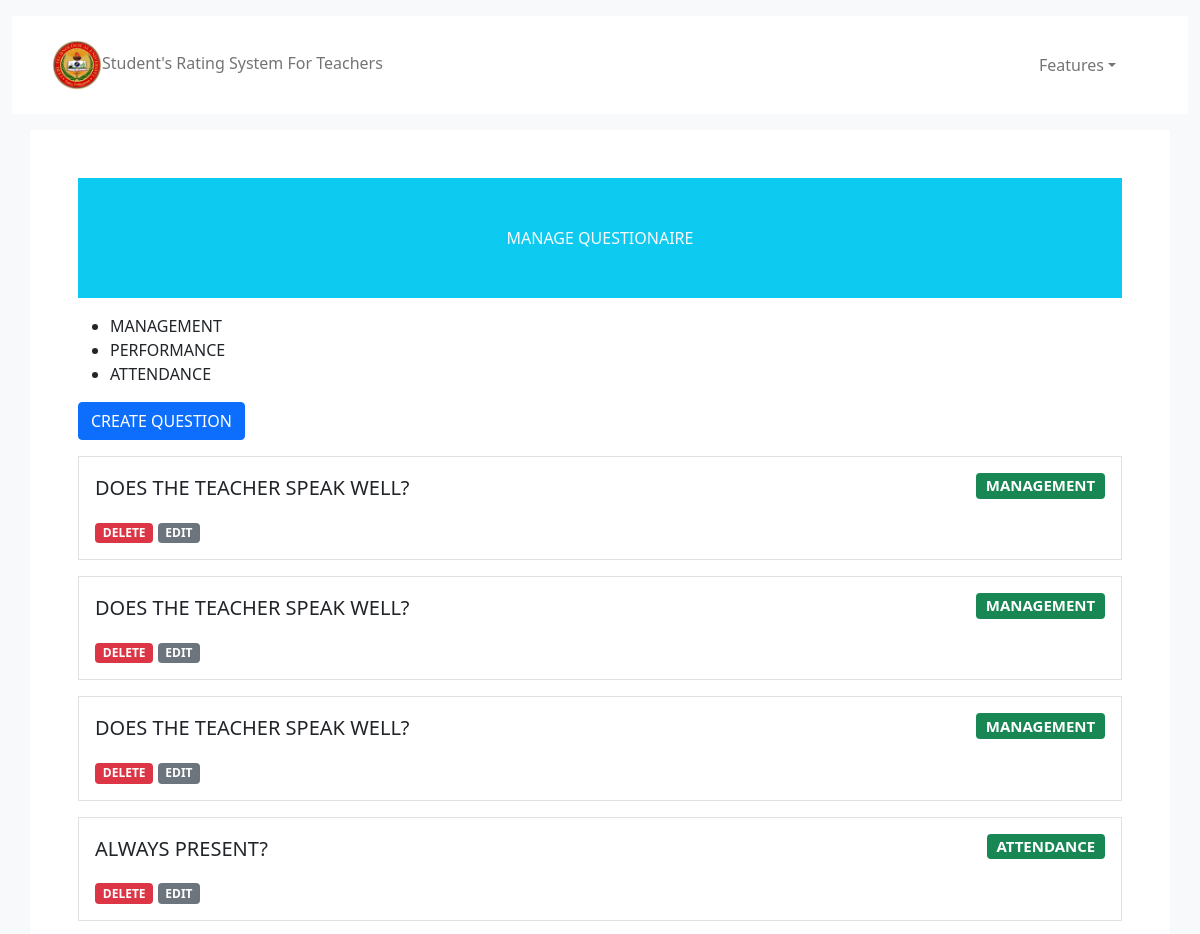
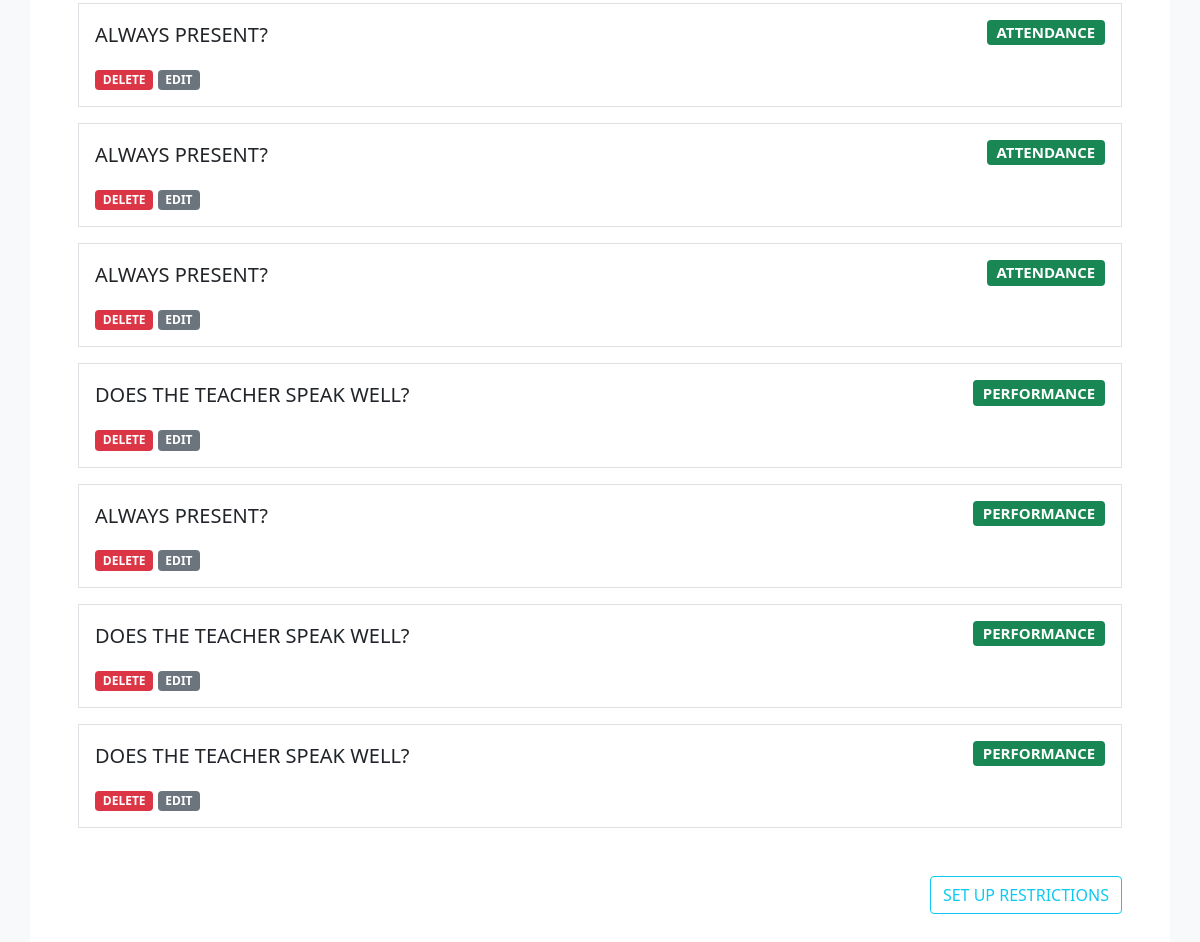
Page /views/manage-questionaire.php?id=1 (signed in) on the committed database (2 pictures, top to bottom).
### tables this page shows
CREATE TABLE `criteria` (
  `id` int(11) NOT NULL,
  `eval_id` varchar(255) NOT NULL,
  `criteria_name` varchar(255) NOT NULL
);

CREATE TABLE `questionaires` (
  `quest_id` int(11) NOT NULL,
  `question` varchar(255) NOT NULL,
  `criteria` varchar(255) NOT NULL,
  `eval_id` int(255) NOT NULL
);

### controller/functions.php (called while the page is built, shortened)
<?php
function get_criteria($id){
    $conn = connect_db();
    $sql ="SELECT * FROM criteria WHERE eval_id = '$id'";
    $result = $conn->query($sql);
    if ($result->num_rows > 0) {
        $rows = array();
        while ($row = $result->fetch_assoc()) {
            $rows[] = $row;
        }
        return $rows;
    }else{
        return FALSE;
    }
}
function get_questions($eval_id){
    $conn = connect_db();
    $sql ="SELECT * FROM questionaires WHERE eval_id = '$eval_id'";
    $result = $conn->query($sql);
    if ($result->num_rows > 0) {
        $rows = array();
        while ($row = $result->fetch_assoc()) {
            $rows[] = $row;
        }
        return $rows;
    }else{
        return FALSE;
    }
}
?>

### views/manage-questionaire.php (the view, shortened to what this page needs)
<?php include 'html/header.html';
include '../controller/functions.php';
$eval_id = $_GET['id'];
?>
<div class="container-fluid my-3">
    <?php include 'admin-navbar.php'; ?>
</div>
<div class="container justify-content-center bg-white p-5">
    <div class="header p-5 text-center bg-info text-light">
        MANAGE QUESTIONAIRE
    </div>
    <ul class="mt-3">
        <?php foreach (get_criteria($eval_id) as $row) : ?>
            <li class="text-uppercase"><?php echo $row['criteria_name'] ?></li>
        <?php endforeach; ?>
    </ul>
    <button type="button" class="btn btn-primary" data-bs-toggle="modal" data-bs-target="#modelId">
        CREATE QUESTION
    </button>
    <?php if (get_questions($eval_id) == FALSE) { ?>
        <div class="alert alert-info mt-5">NO QUESTIONS ADDED YET</div>
    <?php } else { ?>
        <?php foreach (get_questions($eval_id) as $row) : ?>
            <div class="border mt-3 p-3">
                <p class="lead"><?php echo $row['question'] ?><span class="badge bg-success float-end"><?php echo $row['criteria'] ?></span></p>
                <a href="../controller/delete.php?ques_id=<?php echo $row['quest_id'] ?>" class="badge bg-danger text-decoration-none">DELETE</a>
                <a href="#" class="badge bg-secondary text-decoration-none" data-bs-toggle="modal" data-bs-target="#modelId_<?php echo $row['quest_id'] ?>">
                    EDIT
                </a>
            </div>
        <?php endforeach; ?>
    <?php } ?>
    <div class="text-end">
        <a href="manage-restrictions.php?eval_id=<?php echo $eval_id ?>" class="btn btn-outline-info mt-5">SET UP RESTRICTIONS</a>
    </div>
</div>

### rows in the picture
criteria: criteria_name "MANAGEMENT"
criteria: criteria_name "PERFORMANCE"
criteria: criteria_name "ATTENDANCE"
questionaires: question "DOES THE TEACHER SPEAK WELL?", criteria "MANAGEMENT"
questionaires: question "DOES THE TEACHER SPEAK WELL?", criteria "MANAGEMENT"
questionaires: question "DOES THE TEACHER SPEAK WELL?", criteria "MANAGEMENT"
questionaires: question "ALWAYS PRESENT?", criteria "ATTENDANCE"
questionaires: question "ALWAYS PRESENT?", criteria "ATTENDANCE"
questionaires: question "ALWAYS PRESENT?", criteria "ATTENDANCE"
questionaires: question "ALWAYS PRESENT?", criteria "ATTENDANCE"
questionaires: question "DOES THE TEACHER SPEAK WELL?", criteria "PERFORMANCE"
questionaires: question "ALWAYS PRESENT?", criteria "PERFORMANCE"
questionaires: question "DOES THE TEACHER SPEAK WELL?", criteria "PERFORMANCE"
questionaires: question "DOES THE TEACHER SPEAK WELL?", criteria "PERFORMANCE"
